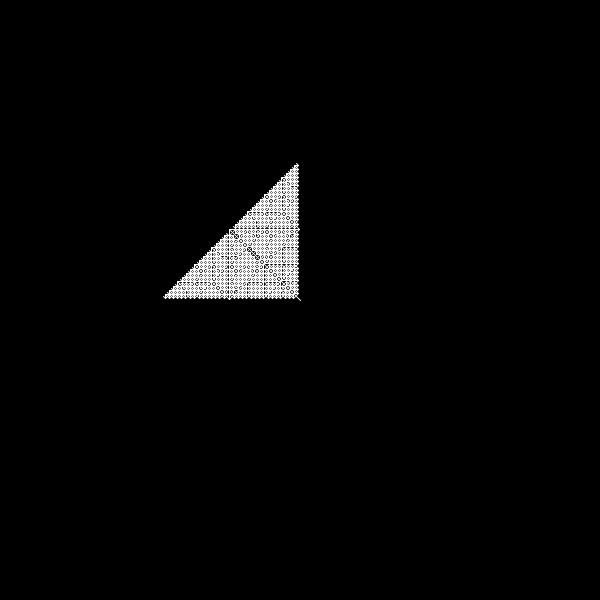
Frame 1 (no input)
Frame 60 (the mouse pressed at the canvas centre just before this capture): identical to frame 1, image omitted
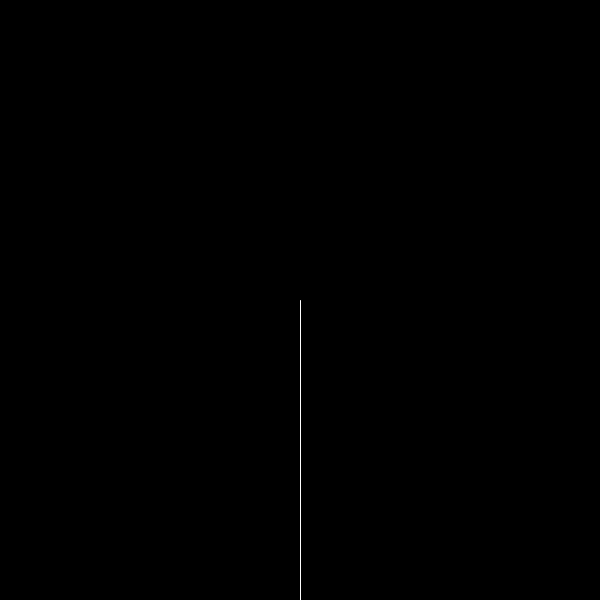
Frame 120 (the mouse held since frame 60 and released just before this capture)

The Processing sketch that drew these frames (run headless with seeded random() and noise(); from frame 60 on, the mouse is pressed at the canvas centre):

// Processing sketch: processing_66098
// ── processing_66098.pde

void setup()  //this is run once at the beginning of the program
{  
  size(600, 600);  //makes a window 600 by 600
  stroke(255);  //set the line color to white
}

void draw()  //this is run continuously once setup has been run once
{
  background(0); //sets the background to black before drawing a new tree  
  float angle = atan2(mouseX-width/2, mouseY-height/2);  //set the tree angle based on the mouse position
  fractal(width/2, height/2, 100, angle, angle, 0.7f, 10, 1f);
}

//This is a recursive function.  The function is called inside the function itself.
//Each time the function is called, it draws a line and then calls the function with 
//the coordinates at the end of the line.  The function will only run more copies of itself if the iteration
//number is greater than 0, otherwise it would go on forever.  Each branch is made smaller than is parent
//by multiplying it by the rate variable (0.7 in this example)
void fractal(float startX, float startY, float branchLength, float branchAngle, float angle, float rate, int interationNum, float col)
{
  //calculates the end position of the line based on the branches angle and length
  float endX = startX + sin(branchAngle)* branchLength;
  float endY = startY + cos(branchAngle)* branchLength;

  line(startX, startY, endX, endY);  //draws a line from the pos to endpos  

  //checks if another set a branches should be drawn.  
  if (interationNum > 0)
  {
    //draws one of the sub branches
    fractal(endX, endY, branchLength * rate, branchAngle + angle, angle, rate, interationNum - 1, col * rate);
    //draws the other sub branch.  Note the only difference is the angle 
    fractal(endX, endY, branchLength * rate, branchAngle - angle, angle, rate, interationNum - 1, col * rate);
  }
}
